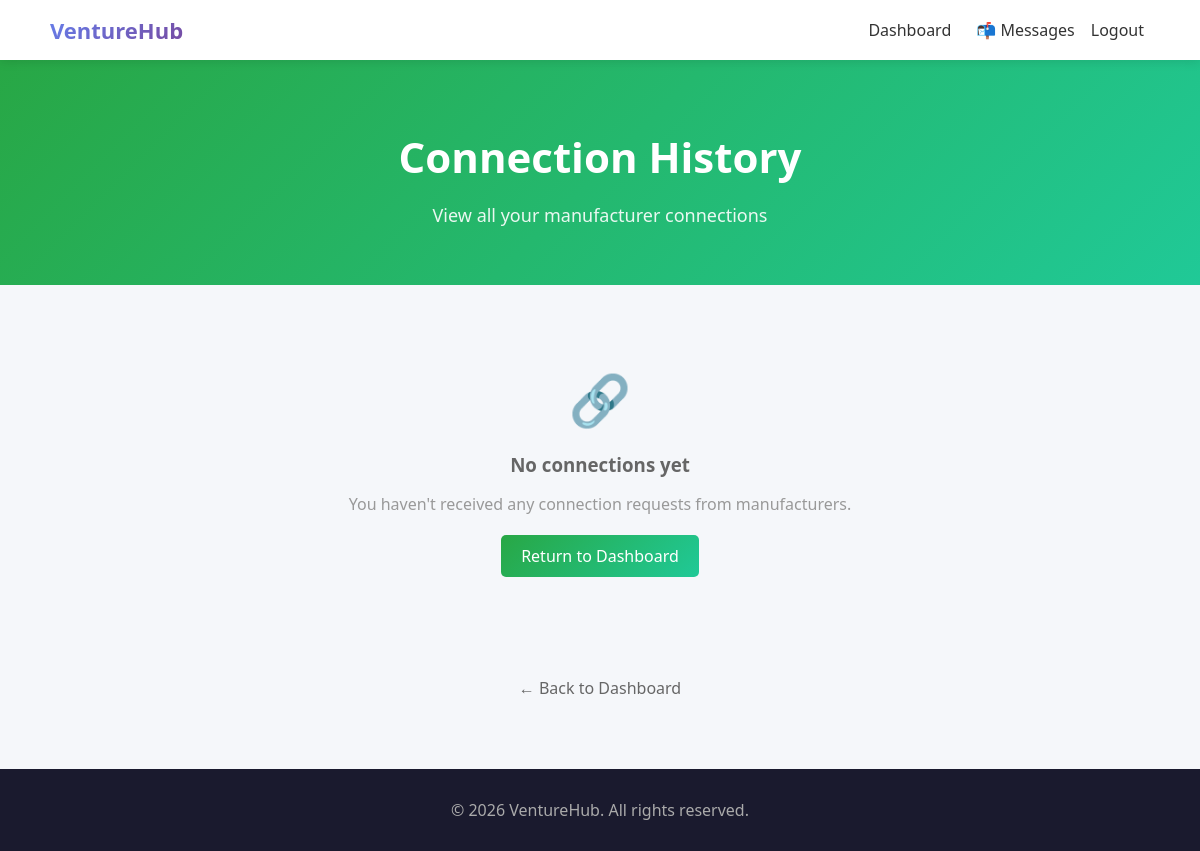
Before: /startups/connections/ (signed in) with the older database file.
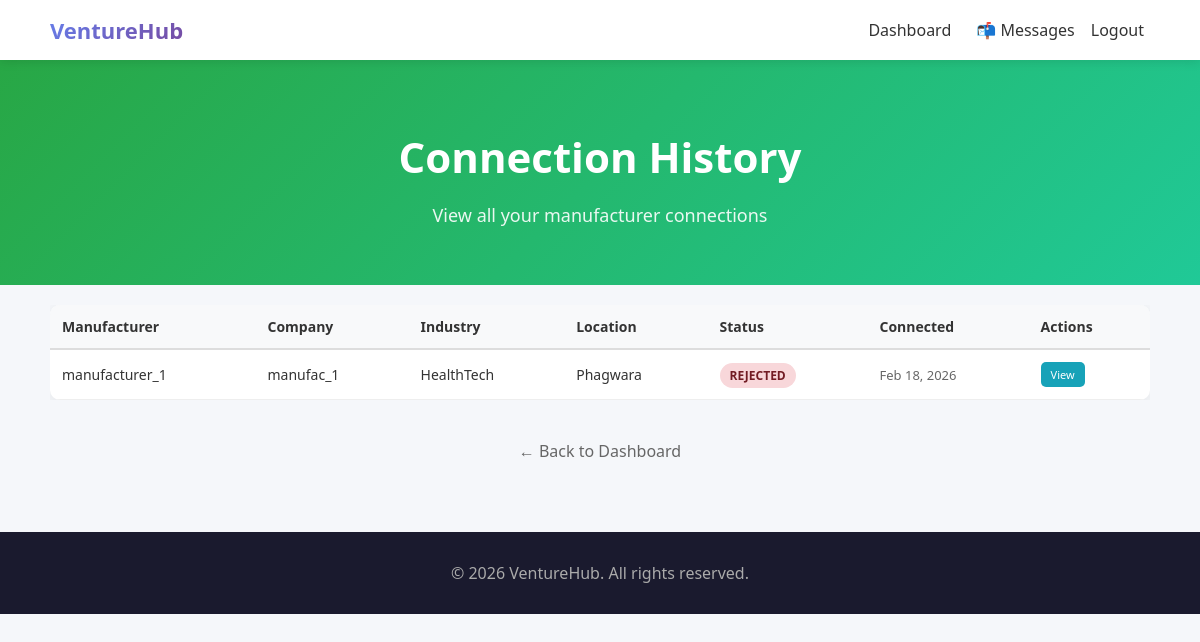
After: the same page with the newer database file.
### manufacturers/models.py (models this page shows, shortened)
class ConnectionRequest(models.Model):
    STATUS_CHOICES = (
        ('PENDING', 'Pending'),
        ('ACCEPTED', 'Accepted'),
        ('REJECTED', 'Rejected'),
    )
    manufacturer = models.ForeignKey(ManufacturerProfile, on_delete=models.CASCADE, related_name='connection_requests')
    startup = models.ForeignKey('startups.Startup', on_delete=models.CASCADE, related_name='manufacturer_requests')
    message = models.TextField(blank=True)
    status = models.CharField(max_length=20, choices=STATUS_CHOICES, default='PENDING')
    created_at = models.DateTimeField(default=timezone.now)
    class Meta:
        unique_together = ('manufacturer', 'startup')

class ManufacturerProfile(models.Model):
    user = models.OneToOneField(settings.AUTH_USER_MODEL, on_delete=models.CASCADE)
    company_name = models.CharField(max_length=255, blank=True)
    industry = models.CharField(max_length=200, blank=True, default='')
    production_capacity = models.IntegerField(default=0)
    location = models.CharField(max_length=200, blank=True, default='')
    email = models.EmailField(blank=True)
    phone = models.CharField(max_length=20, blank=True)

### accounts/models.py (models this page shows, shortened)
class User(AbstractUser):
    ROLE_CHOICES = (
        ('INVESTOR', 'Investor'),
        ('STARTUP', 'Startup'),
        ('MANUFACTURER', 'Manufacturer'),
        ('ADMIN', 'Admin'),
    )
    role = models.CharField(max_length=20, choices=ROLE_CHOICES)
    def is_startup(self):
        return self.role == 'STARTUP'

### startups/views.py (the view)
# urls.py: path('connections/', views.startup_connection_history, name='startup_connection_history'),
@login_required(login_url='startup_login')
def startup_connection_history(request):
    if not request.user.is_startup():
        return redirect('home')
    startup = get_object_or_404(Startup, founder=request.user)
    connections = ConnectionRequest.objects.filter(startup=startup).order_by('-created_at')
    paginator = Paginator(connections, 10)  # 10 connections per page
    page_number = request.GET.get('page')
    page_obj = paginator.get_page(page_number)
    return render(request, 'startups/connection_history.html', {
        'page_obj': page_obj,
        'connections': page_obj,
    })

### startups/templates/startups/connection_history.html (shortened to what this page needs)
{% extends 'base.html' %}
{% block content %}
<div class="hero" style="padding: 40px 20px; background: linear-gradient(135deg, #28a745 0%, #20c997 100%);">
    <h1>Connection History</h1>
    <p>View all your manufacturer connections</p>
</div>
<div class="section" style="padding: 20px 50px;">
    {% if connections %}
    <div style="overflow-x: auto;">
        <table style="width: 100%; border-collapse: collapse; font-size: 14px;">
            <thead>
                <tr style="background: #f8f9fa; border-bottom: 2px solid #ddd;">
                    <th style="padding: 12px; text-align: left; font-weight: bold; color: #333;">Manufacturer</th>
                    <th style="padding: 12px; text-align: left; font-weight: bold; color: #333;">Company</th>
                    <th style="padding: 12px; text-align: left; font-weight: bold; color: #333;">Industry</th>
                    <th style="padding: 12px; text-align: left; font-weight: bold; color: #333;">Location</th>
                    <th style="padding: 12px; text-align: left; font-weight: bold; color: #333;">Status</th>
                    <th style="padding: 12px; text-align: left; font-weight: bold; color: #333;">Connected</th>
                    <th style="padding: 12px; text-align: left; font-weight: bold; color: #333;">Actions</th>
                </tr>
            </thead>
            <tbody>
                {% for conn in connections %}
                <tr style="border-bottom: 1px solid #eee;">
                    <td style="padding: 12px; color: #333;">{{ conn.manufacturer.user.username }}</td>
                    <td style="padding: 12px; color: #333;">{{ conn.manufacturer.company_name|default:"—" }}</td>
                    <td style="padding: 12px; color: #333;">{{ conn.manufacturer.industry|default:"—" }}</td>
                    <td style="padding: 12px; color: #333;">{{ conn.manufacturer.location|default:"—" }}</td>
                    <td style="padding: 12px;">
                        <span style="padding: 4px 10px; border-radius: 15px; font-size: 12px; font-weight: bold;
                            {% if conn.status == 'ACCEPTED' %}background: #d4edda; color: #155724;
                            {% elif conn.status == 'REJECTED' %}background: #f8d7da; color: #721c24;
                            {% else %}background: #fff3cd; color: #856404;{% endif %}">
                            {{ conn.status }}
                        </span>
                    </td>
                    <td style="padding: 12px; color: #666; font-size: 13px;">{{ conn.created_at|date:"M d, Y" }}</td>
                    <td style="padding: 12px;">
                        <a href="{% url 'startup_connection_detail' conn.id %}" class="btn" style="background: #17a2b8; padding: 5px 10px; font-size: 11px; margin-right: 5px; text-decoration: none;">View</a>
                    </td>
                </tr>
                {% endfor %}
            </tbody>
        </table>
    </div>
    {% else %}
    <div style="text-align: center; padding: 60px 20px;">
        <div style="font-size: 50px; margin-bottom: 15px;">🔗</div>
        <h3 style="color: #666; margin-bottom: 10px;">No connections yet</h3>
        <p style="color: #999; margin-bottom: 20px;">You haven't received any connection requests from manufacturers.</p>
        <a href="{% url 'startup_dashboard' %}" class="btn" style="display: inline-block; background: linear-gradient(135deg, #28a745 0%, #20c997 100%); padding: 10px 20px;">Return to Dashboard</a>
    </div>
    {% endif %}
</div>
<div style="text-align: center; padding: 20px;">
    <a href="{% url 'startup_dashboard' %}" style="color: #666; text-decoration: none;">← Back to Dashboard</a>
</div>
{% endblock %}

Changed rows visible on the page:
added ConnectionRequest: manufacturer.user.username "manufacturer_1", manufacturer.company_name "manufac_1", manufacturer.industry "HealthTech", manufacturer.location "Phagwara", status "REJECTED", created_at "Feb 18, 2026"
Other visible differences:
text no longer shown: "🔗 No connections yet You haven't received any connection requests from manufacturers. Return to Dashboard"
text now shown: "Manufacturer Company Industry Location Status Connected Actions"
